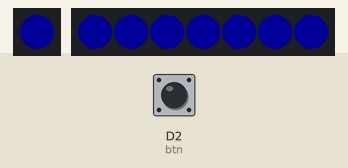
A program run on a simulated CircuitPython board. Shown: 1 RGB LEDs in strip order, left to right, 7 RGB LEDs in strip order, left to right. Inputs (shaded band) come from the test bench; at power-on: D2 (btn) HIGH. Dim RGB values are drawn brighter than linear.

Above: at 1.2 s.
1.3 s: D2 (btn) pulled LOW for 2.35 s
At 2.5 s:
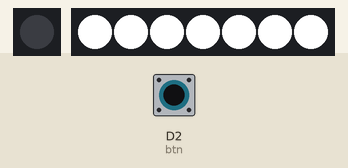
At 4.4 s:
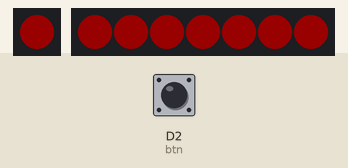
Timing chart, 0 to 15.0 s (numbered marks = the images above; inputs shaded):
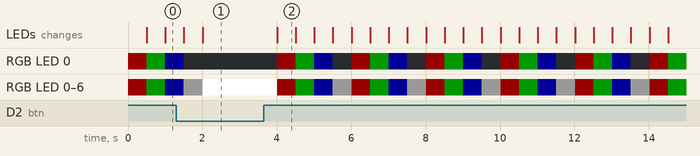

The program:

simple_strobe.py
```python
import board
import neopixel
import time
from digitalio import DigitalInOut, Direction, Pull

btn = DigitalInOut(board.D2)
btn.direction = Direction.INPUT
btn.pull = Pull.UP

pixel = neopixel.NeoPixel(board.NEOPIXEL, 1, brightness=.01)

pixel_pin = board.A3
num_pixels = 7
ORDER = neopixel.RGBW

jewel = neopixel.NeoPixel(pixel_pin, num_pixels, brightness=.01, auto_write=True, pixel_order=ORDER)


while True:
    if not btn.value:
        jewel.brightness = 1
        pixel.brightness = 1

        jewel.fill((0, 0, 0, 255))
        pixel.fill((0, 0, 0, 255))
        time.sleep(0.5)
    else:
        jewel.brightness = .1
        pixel.brightness = .1

        jewel.fill((255, 0, 0, 0))
        pixel.fill((255, 0, 0))
        time.sleep(0.5)
        jewel.fill((0, 255, 0, 0))
        pixel.fill((0, 255, 0))
        time.sleep(0.5)
        jewel.fill((0, 0, 255, 0))
        pixel.fill((0, 0, 255))
        time.sleep(0.5)
        jewel.fill((0, 0, 0, 255))
        pixel.fill((0, 0, 0, 255))
        time.sleep(0.5)
```

Measured:
- what the display in image 2 shows lasts 0.5 s, from 4.0 s to 4.5 s
